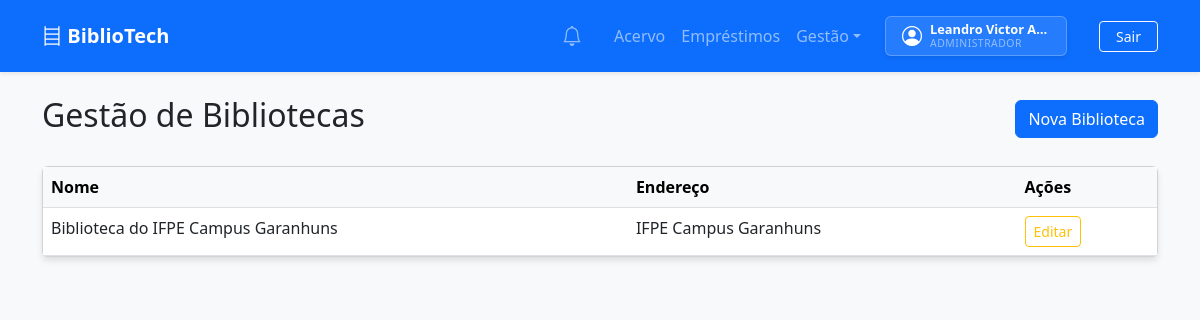
Before: /bibliotecas/ (signed in) with the older database file.
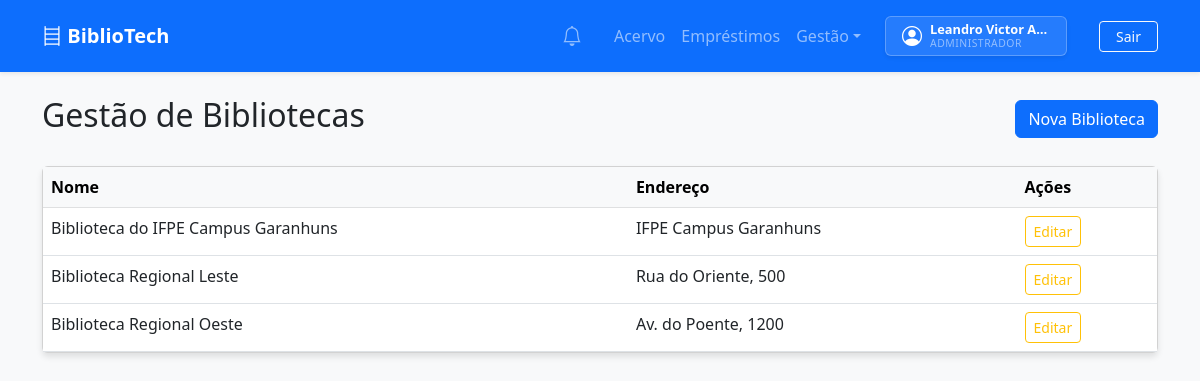
After: the same page with the newer database file.
### apps/app_bibliotecas/models.py (models this page shows, shortened)
class Biblioteca(models.Model):
    id = models.UUIDField(primary_key=True, default=uuid.uuid4, editable=False)
    nome = models.CharField(max_length=255)
    endereco = models.CharField(max_length=255)

### apps/app_bibliotecas/views.py (the view)
# urls.py: path('', views.BibliotecaListView.as_view(), name='lista_bibliotecas'),
class BibliotecaListView(AdminRequiredMixin, ListView):
    model = Biblioteca
    template_name = 'bibliotecas/lista.html'
    context_object_name = 'bibliotecas'

### apps/app_notificacoes/context_processors.py (called while the page is built)
def notificacoes_context(request):
    if request.user.is_authenticated:
        count = Notificacao.objects.filter(usuario=request.user, lida=False).count()
        return {'notificacoes_nao_lidas': count}
    return {'notificacoes_nao_lidas': 0}

### apps/app_notificacoes/services.py (called while the page is built, shortened)
def verificar_prazos(usuario):
    from django.apps import apps
    if not apps.is_installed('app_emprestimos'):
        return
    from app_emprestimos.models import Emprestimo
    hoje = timezone.now().date()
    emprestimos = Emprestimo.objects.filter(usuario=usuario, status='ativo')

### apps/app_usuarios/models.py (called while the page is built)
    @property
    def is_admin_system(self):
        return self.papel == 'admin' or self.is_superuser

### apps/app_usuarios/permissions.py (called while the page is built)
    def test_func(self):
        return self.request.user.is_authenticated and self.request.user.is_admin_system

### templates/bibliotecas/lista.html
{% extends 'base.html' %}
{% block content %}
<div class="d-flex justify-content-between align-items-center mb-4">
    <h2>Gestão de Bibliotecas</h2>
    <a href="{% url 'criar_biblioteca' %}" class="btn btn-primary">Nova Biblioteca</a>
</div>
<div class="card">
    <div class="table-responsive">
        <table class="table table-hover mb-0">
            <thead class="table-light">
                <tr>
                    <th>Nome</th>
                    <th>Endereço</th>
                    <th>Ações</th>
                </tr>
            </thead>
            <tbody>
                {% for biblioteca in bibliotecas %}
                <tr>
                    <td>{{ biblioteca.nome }}</td>
                    <td>{{ biblioteca.endereco }}</td>
                    <td>
                        <a href="{% url 'editar_biblioteca' biblioteca.pk %}" class="btn btn-sm btn-outline-warning">Editar</a>
                    </td>
                </tr>
                {% empty %}
                <tr>
                    <td colspan="3" class="text-center text-muted">Nenhuma biblioteca cadastrada.</td>
                </tr>
                {% endfor %}
            </tbody>
        </table>
    </div>
</div>
{% endblock %}

Changed rows visible on the page:
added Biblioteca: nome "Biblioteca Regional Leste", endereco "Rua do Oriente, 500"
added Biblioteca: nome "Biblioteca Regional Oeste", endereco "Av. do Poente, 1200"
